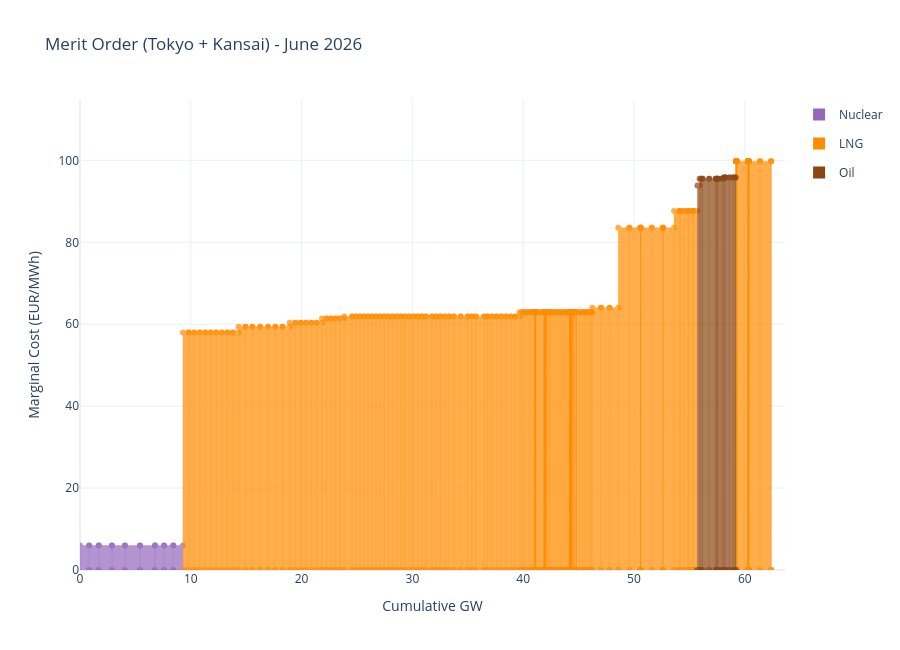

Write notebook code for a chart like this one.
### Code cell
# Multiple regions: Tokyo + Kansai
fig_combined = plot_merit_order_plotly(
    result.merit_order,
    region=["Tokyo", "Kansai"],
)
fig_combined.show()
